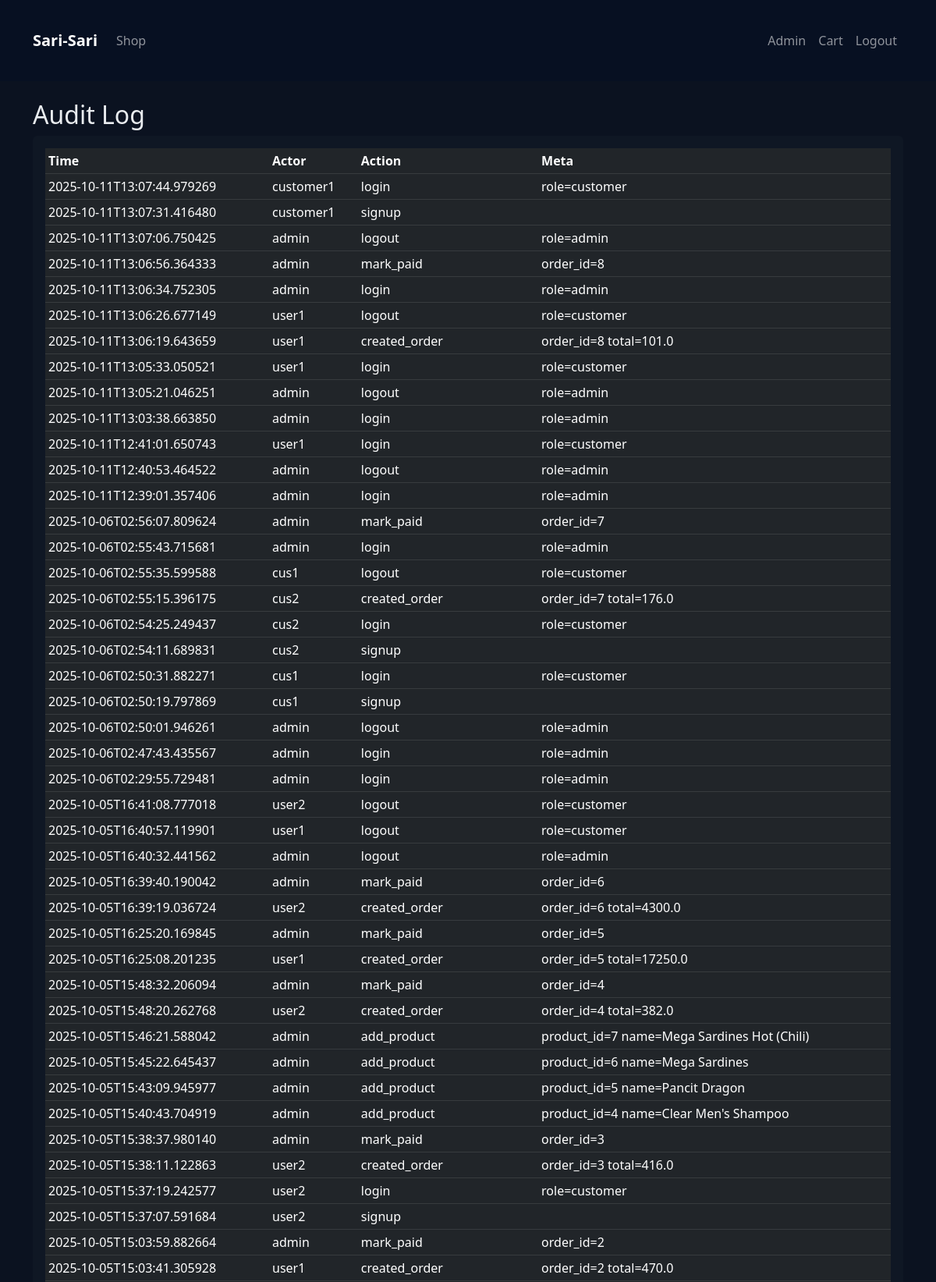
The page /admin/audit (signed in, upper part) on the database its author committed.
### app.py (models this page shows)
class AuditLog(db.Model):
    id = db.Column(db.Integer, primary_key=True)
    actor = db.Column(db.String(120))
    action = db.Column(db.String(200))
    meta = db.Column(db.Text, default="")
    created_at = db.Column(db.String(80), default=lambda: datetime.utcnow().isoformat())

### app.py (the view)
@app.route("/admin/audit")
@login_required
@admin_required
def admin_audit():
    logs = AuditLog.query.order_by(AuditLog.created_at.desc()).limit(200).all()
    return render_template("admin_audit.html", logs=logs)

### app.py (called while the page is built)
@login_manager.user_loader
def load_user(user_id):
    try:
        return db.session.get(User, int(user_id))
    except Exception:
        return None

def admin_required(func):
    @wraps(func)
    def wrapper(*args, **kwargs):
        if not current_user.is_authenticated or current_user.role != "admin":
            abort(403)
        return func(*args, **kwargs)
    return wrapper

### templates/admin_audit.html
{% extends "base.html" %}
{% block content %}
<h2>Audit Log</h2>
<div class="card p-3">
  <table class="table table-dark table-sm">
    <thead><tr><th>Time</th><th>Actor</th><th>Action</th><th>Meta</th></tr></thead>
    <tbody>
      {% for l in logs %}
        <tr>
          <td>{{ l.created_at }}</td>
          <td>{{ l.actor }}</td>
          <td>{{ l.action }}</td>
          <td>{{ l.meta }}</td>
        </tr>
      {% else %}
        <tr><td colspan="4">No logs yet</td></tr>
      {% endfor %}
    </tbody>
  </table>
</div>
{% endblock %}

### templates/base.html (style rules this page uses)
body { background:#0b1220; color:#e9ecef; min-height:100vh; }
.card { background:#0f1724; border: none; color:#e9ecef; }

### rows shown on the page
AuditLog: created_at "2025-10-11T13:07:44.979269", actor "customer1", action "login", meta "role=customer"
AuditLog: created_at "2025-10-11T13:07:31.416480", actor "customer1", action "signup"
AuditLog: created_at "2025-10-11T13:07:06.750425", actor "admin", action "logout", meta "role=admin"
AuditLog: created_at "2025-10-11T13:06:56.364333", actor "admin", action "mark_paid", meta "order_id=8"
AuditLog: created_at "2025-10-11T13:06:34.752305", actor "admin", action "login", meta "role=admin"
AuditLog: created_at "2025-10-11T13:06:26.677149", actor "user1", action "logout", meta "role=customer"
AuditLog: created_at "2025-10-11T13:06:19.643659", actor "user1", action "created_order", meta "order_id=8 total=101.0"
AuditLog: created_at "2025-10-11T13:05:33.050521", actor "user1", action "login", meta "role=customer"
AuditLog: created_at "2025-10-11T13:05:21.046251", actor "admin", action "logout", meta "role=admin"
AuditLog: created_at "2025-10-11T13:03:38.663850", actor "admin", action "login", meta "role=admin"
AuditLog: created_at "2025-10-11T12:41:01.650743", actor "user1", action "login", meta "role=customer"
AuditLog: created_at "2025-10-11T12:40:53.464522", actor "admin", action "logout", meta "role=admin"
AuditLog: created_at "2025-10-11T12:39:01.357406", actor "admin", action "login", meta "role=admin"
AuditLog: created_at "2025-10-06T02:56:07.809624", actor "admin", action "mark_paid", meta "order_id=7"
AuditLog: created_at "2025-10-06T02:55:43.715681", actor "admin", action "login", meta "role=admin"
AuditLog: created_at "2025-10-06T02:55:35.599588", actor "cus1", action "logout", meta "role=customer"
AuditLog: created_at "2025-10-06T02:55:15.396175", actor "cus2", action "created_order", meta "order_id=7 total=176.0"
AuditLog: created_at "2025-10-06T02:54:25.249437", actor "cus2", action "login", meta "role=customer"
AuditLog: created_at "2025-10-06T02:54:11.689831", actor "cus2", action "signup"
AuditLog: created_at "2025-10-06T02:50:31.882271", actor "cus1", action "login", meta "role=customer"
AuditLog: created_at "2025-10-06T02:50:19.797869", actor "cus1", action "signup"
AuditLog: created_at "2025-10-06T02:50:01.946261", actor "admin", action "logout", meta "role=admin"
AuditLog: created_at "2025-10-06T02:47:43.435567", actor "admin", action "login", meta "role=admin"
AuditLog: created_at "2025-10-06T02:29:55.729481", actor "admin", action "login", meta "role=admin"
AuditLog: created_at "2025-10-05T16:41:08.777018", actor "user2", action "logout", meta "role=customer"
AuditLog: created_at "2025-10-05T16:40:57.119901", actor "user1", action "logout", meta "role=customer"
AuditLog: created_at "2025-10-05T16:40:32.441562", actor "admin", action "logout", meta "role=admin"
AuditLog: created_at "2025-10-05T16:39:40.190042", actor "admin", action "mark_paid", meta "order_id=6"
AuditLog: created_at "2025-10-05T16:39:19.036724", actor "user2", action "created_order", meta "order_id=6 total=4300.0"
AuditLog: created_at "2025-10-05T16:25:20.169845", actor "admin", action "mark_paid", meta "order_id=5"
AuditLog: created_at "2025-10-05T16:25:08.201235", actor "user1", action "created_order", meta "order_id=5 total=17250.0"
AuditLog: created_at "2025-10-05T15:48:32.206094", actor "admin", action "mark_paid", meta "order_id=4"
AuditLog: created_at "2025-10-05T15:48:20.262768", actor "user2", action "created_order", meta "order_id=4 total=382.0"
AuditLog: created_at "2025-10-05T15:46:21.588042", actor "admin", action "add_product", meta "product_id=7 name=Mega Sardines Hot (Chili)"
AuditLog: created_at "2025-10-05T15:45:22.645437", actor "admin", action "add_product", meta "product_id=6 name=Mega Sardines"
AuditLog: created_at "2025-10-05T15:43:09.945977", actor "admin", action "add_product", meta "product_id=5 name=Pancit Dragon"
AuditLog: created_at "2025-10-05T15:40:43.704919", actor "admin", action "add_product", meta "product_id=4 name=Clear Men's Shampoo"
AuditLog: created_at "2025-10-05T15:38:37.980140", actor "admin", action "mark_paid", meta "order_id=3"
AuditLog: created_at "2025-10-05T15:38:11.122863", actor "user2", action "created_order", meta "order_id=3 total=416.0"
AuditLog: created_at "2025-10-05T15:37:19.242577", actor "user2", action "login", meta "role=customer"
AuditLog: created_at "2025-10-05T15:37:07.591684", actor "user2", action "signup"
AuditLog: created_at "2025-10-05T15:03:59.882664", actor "admin", action "mark_paid", meta "order_id=2"
AuditLog: created_at "2025-10-05T15:03:41.305928", actor "user1", action "created_order", meta "order_id=2 total=470.0"
